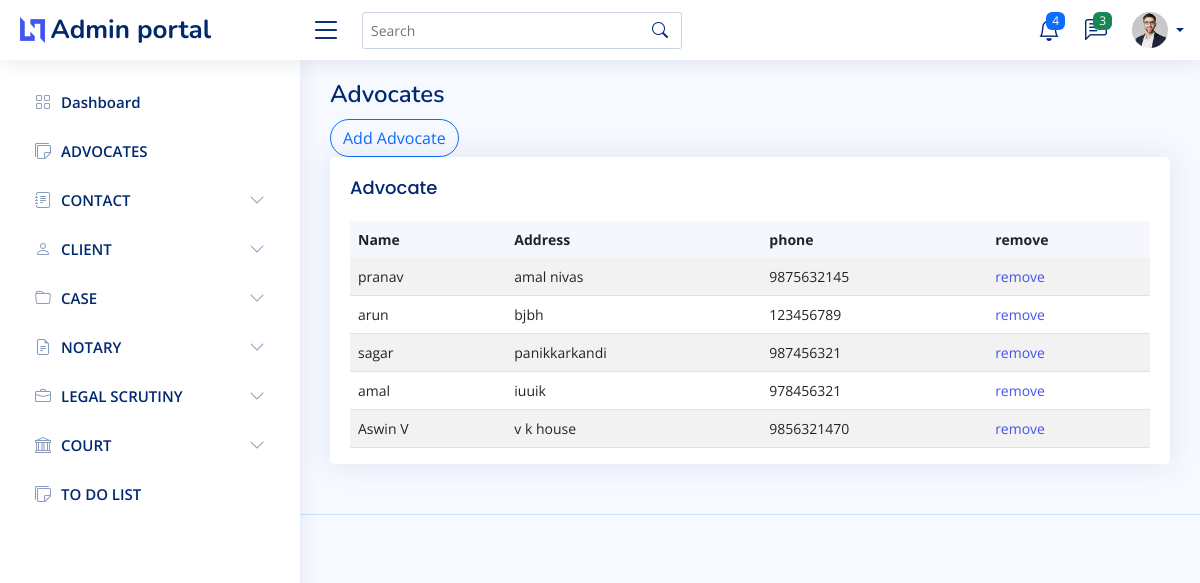
The page /viewadvocates (signed in) on the database its author committed.
### Admin_user/models.py (models this page shows, shortened)
class Advocate(models.Model):
    name=models.CharField(max_length=50)
    address=models.ForeignKey(Address,on_delete=models.DO_NOTHING)
    phone=models.IntegerField()
    court=models.ForeignKey(Court,null=True, on_delete=models.SET_NULL)

class Address(models.Model):
    House_name=models.CharField(max_length=50)
    Place=models.CharField(max_length=50)
    City=models.CharField(max_length=50)
    State=models.ForeignKey(State, on_delete=models.CASCADE)
    district=models.ForeignKey(District, on_delete=models.CASCADE)
    Country=models.CharField(max_length=50)
    Pin=models.IntegerField()
    def __str__(self):
        return self.House_name

### Admin_user/views.py (the view)
# urls.py: path("viewadvocates",view_advocate,name="advocates" ),
def view_advocate(request):
    if  (request.user.is_authenticated and check_user_is_admin(request)):
        return redirect("/login")
    context={}
    context["advocate"]=True
    context["title"]="Advocates"
    if not request.user.is_authenticated:
        return redirect("/login")
    context["data"]=Advocate.objects.all()
    return render(request,"admin/advocate_view.html",context)

### Admin_user/views.py (called while the page is built)
def check_user_is_admin(request):
    return   (request.user.username[2:].isnumeric() and request.user.username[:2]=="ad")

### templates/admin/advocate_view.html (shortened to what this page needs)
{% extends 'admin/main.html' %}
{% block content %}
<a type="button" class="btn btn-outline-primary rounded-pill" href="{% url 'add_advocates' %}">Add Advocate</a>
<div class="col-12">
    <div class="card top-selling overflow-auto">
      <div class="card-body pb-0">
          <h5 class="card-title">Advocate </h5>
          <table class="table table-striped">
            <thead>
              <tr>
                <th class="fw-bold" scope="col">Name</th>
                <th class="fw-bold" scope="col">Address</th>
                <th class="fw-bold" scope="col">phone</th>
                <th class="fw-bold" scope="col">remove</th>
              </tr>
            </thead>
            <tbody>
              {% for i in data %}
              <tr>
                <td>{{i.name}}</td>
                <td>{{i.address}}</td>
                <td >{{i.phone}}</td>
                <td><a href="/removeadvocate/{{i.id}}">remove</a></td>
              </tr>
              {% endfor %}
            </tbody>
          </table>
        </div>
      </div>
    </div>
{% endblock content %}

### static/assets/css/style.css (style rules this page uses)
:root { scroll-behavior: smooth; }
body { font-family: "Open Sans", sans-serif; background: #f6f9ff; color: #444444; }
a { color: #4154f1; text-decoration: none; }
h1, h2, h3, h4, h5, h6 { font-family: "Nunito", sans-serif; }
.card { margin-bottom: 30px; border: none; border-radius: 5px; box-shadow: 0px 0 30px rgba(1, 41, 112, 0.1); }
.card-title { padding: 20px 0 15px 0; font-size: 18px; font-weight: 500; color: #012970; font-family: "Poppins", sans-serif; }
.card-body { padding: 0 20px 20px 20px; }
.dashboard .top-selling { font-size: 14px; }
.dashboard .top-selling .table thead { background: #f6f6fe; }
.dashboard .top-selling .table thead th { border: 0; }
.dashboard .top-selling .table tbody td { vertical-align: middle; }

### rows shown on the page
Advocate: name "pranav", address "amal nivas", phone "9875632145"
Advocate: name "arun", address "bjbh", phone "123456789"
Advocate: name "sagar", address "panikkarkandi", phone "987456321"
Advocate: name "amal", address "iuuik", phone "978456321"
Advocate: name "Aswin V", address "v k house", phone "9856321470"

### other values the page prints
{{ title }} "Advocates"
